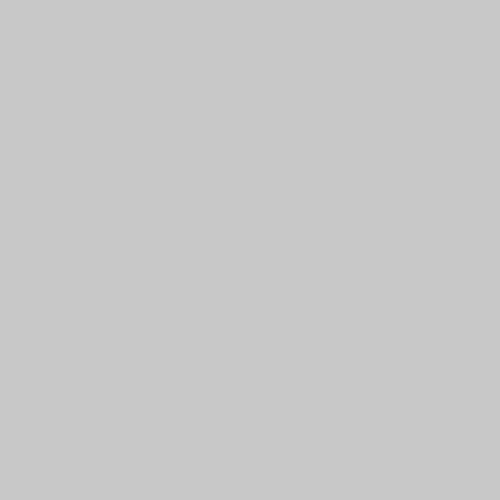
Frame 1 (no input)
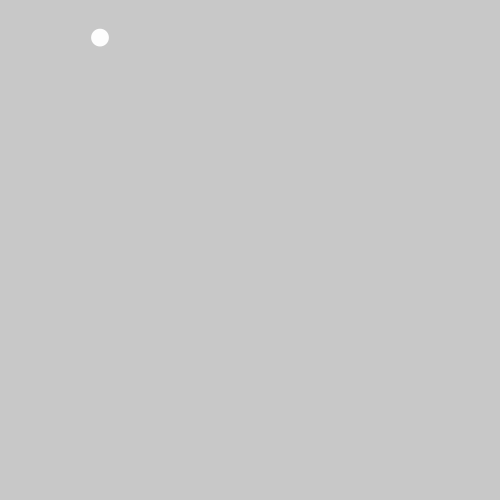
Frame 60 (the mouse pressed at the canvas centre just before this capture)
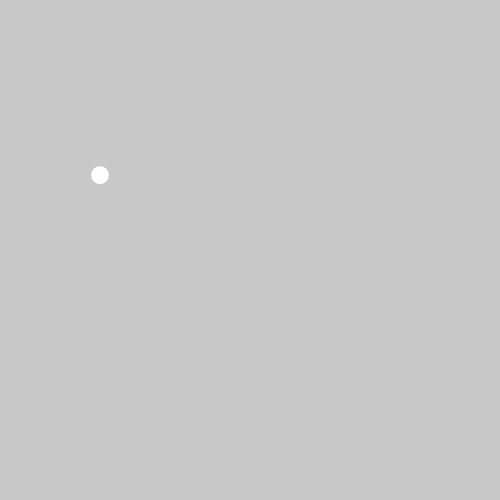
Frame 120 (the mouse held since frame 60 and released just before this capture)

The Processing sketch that drew these frames (run headless with seeded random() and noise(); from frame 60 on, the mouse is pressed at the canvas centre):

// Processing sketch: ej19a_copos_de_nieve
// ── ej19a_copos_de_nieve.pde

// COPOS DE NIEVE

//cantidad de copos = numero que utilizaríamos para definir la dimension de los arreglos

//caracteristicas de los copos = propiedades
//posicion x
float posX;
//posicion y
float posY;
//velocidadY
float velY;
//tamanio
float tam;
//opacidad-color
color relleno;
//imagen

void setup() {
  size( 500, 500 );
  noStroke();
  surface.setLocation( 1200, -800 );

  //inicializo las variables = propiedades
  posX = 100;
  posY = -100;
  velY = random( 1, 3 );
  tam = random( 10, 40 );
  relleno = color( 255, random(100, 255) );
}

void draw() {
  background( 200 );

  //1) actualizo mi copo
  posY += velY;
  println( posY );

  //2) dibujo mi copo
  fill( relleno );
  circle( posX, posY, tam );

  //3) reiniciar -> RECICLAR
  if ( posY >= height+tam/2 ) {
    posX = 100;
    posY = -100;
    velY = random( 1, 3 );
    tam = random( 10, 40 );
    relleno = color( 255, random(100, 255) );
  }
}
